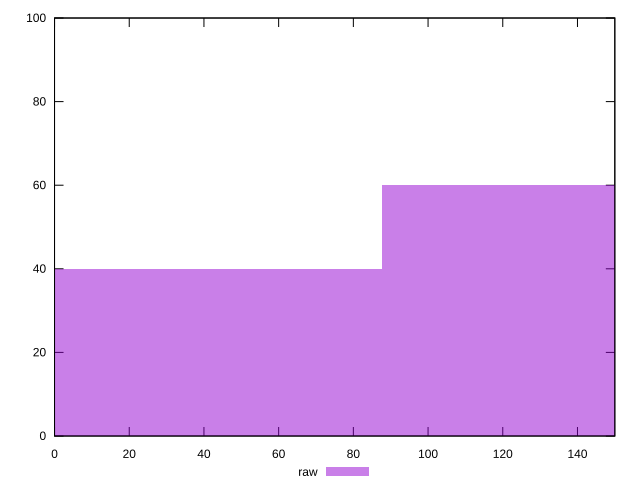

Write gnuplot code to recreate this figure.
reset

$raw <<EOF
0 40
175.3623166223874 60
EOF

set key outside below
set boxwidth 175.3623166223874
set xrange [0:150]
set yrange [0:100]
set trange [0:100]
set style fill transparent solid 0.5 noborder
set terminal svg size 640, 490 enhanced background rgb 'white'
set output "report_00008_2021-01-22T20:58:29.167/unminified-javascript/samples/pages/raw/histogram.svg"

plot $raw title "raw" with boxes

reset
